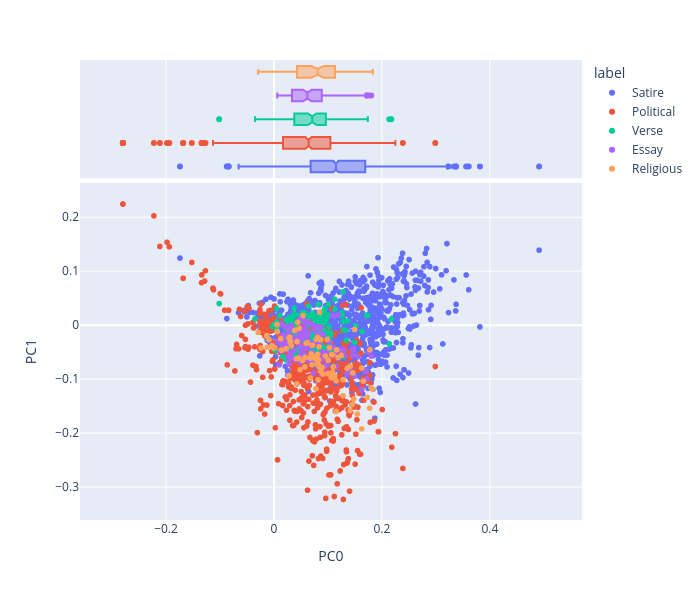

This figure's notebook cell:
### Code cell
vis_pcs(DCM_px, 0, 1)

### Figure 1 — Plotly figure (JSON) as saved in the notebook; plotly's stock layout.template omitted (floating-point values rounded to 4 significant figures; data arrays with more than 128 entries replaced by an {"elided": "..."} marker saying what was removed)
{"data": [{"hovertemplate": "<b>%{hovertext}</b><br><br>label=Satire<br>PC0=%{x}<br>PC1=%{y}<extra></extra>", "hovertext": {"elided": "1070 str values"}, "legendgroup": "Satire", "marker": {"color": "#636efa", "symbol": "circle"}, "mode": "markers", "name": "Satire", "showlegend": true, "type": "scattergl", "x": {"elided": "1070 float values"}, "xaxis": "x", "y": {"elided": "1070 float values"}, "yaxis": "y"}, {"alignmentgroup": "True", "hovertemplate": "<b>%{hovertext}</b><br><br>label=Satire<br>PC0=%{x}<extra></extra>", "hovertext": {"elided": "1070 str values"}, "legendgroup": "Satire", "marker": {"color": "#636efa", "symbol": "circle"}, "name": "Satire", "notched": true, "offsetgroup": "Satire", "showlegend": false, "type": "box", "x": {"elided": "1070 float values"}, "xaxis": "x2", "yaxis": "y2"}, {"hovertemplate": "<b>%{hovertext}</b><br><br>label=Political<br>PC0=%{x}<br>PC1=%{y}<extra></extra>", "hovertext": {"elided": "557 str values"}, "legendgroup": "Political", "marker": {"color": "#EF553B", "symbol": "circle"}, "mode": "markers", "name": "Political", "showlegend": true, "type": "scattergl", "x": {"elided": "557 float values"}, "xaxis": "x", "y": {"elided": "557 float values"}, "yaxis": "y"}, {"alignmentgroup": "True", "hovertemplate": "<b>%{hovertext}</b><br><br>label=Political<br>PC0=%{x}<extra></extra>", "hovertext": {"elided": "557 str values"}, "legendgroup": "Political", "marker": {"color": "#EF553B", "symbol": "circle"}, "name": "Political", "notched": true, "offsetgroup": "Political", "showlegend": false, "type": "box", "x": {"elided": "557 float values"}, "xaxis": "x2", "yaxis": "y2"}, {"hovertemplate": "<b>%{hovertext}</b><br><br>label=Verse<br>PC0=%{x}<br>PC1=%{y}<extra></extra>", "hovertext": ["Baucis and Philemon", "Baucis and Philemon", "Baucis and Philemon", "Baucis and Philemon", "Baucis and Philemon", "Baucis and Philemon", "Baucis and Philemon", "Baucis and Philemon", "Baucis and Philemon", "Baucis and Philemon", "Baucis and Philemon", "Baucis and Philemon", "Baucis and Philemon", "Baucis and Philemon", "Baucis and Philemon", "Baucis and Philemon", "Baucis and Philemon", "Baucis and Philemon", "Cadenus and Vanessa", "Cadenus and Vanessa", "Cadenus and Vanessa", "Cadenus and Vanessa", "Cadenus and Vanessa", "Cadenus and Vanessa", "Cadenus and Vanessa", "Cadenus and Vanessa", "Cadenus and Vanessa", "Cadenus and Vanessa", "Cadenus and Vanessa", "Cadenus and Vanessa", "Cadenus and Vanessa", "Cadenus and Vanessa", "Cadenus and Vanessa", "Cadenus and Vanessa", "Cadenus and Vanessa", "Cadenus and Vanessa", "Cadenus and Vanessa", "Cadenus and Vanessa", "Cadenus and Vanessa", "Cadenus and Vanessa", "Cadenus and Vanessa", "Cadenus and Vanessa", "Cadenus and Vanessa", "Cadenus and Vanessa", "Cadenus and Vanessa", "Cadenus and Vanessa", "Cadenus and Vanessa", "Cadenus and Vanessa", "Cadenus and Vanessa", "Cadenus and Vanessa", "Cadenus and Vanessa", "Cadenus and Vanessa", "Cadenus and Vanessa", "Cadenus and Vanessa", "Cadenus and Vanessa", "Cadenus and Vanessa", "Cadenus and Vanessa", "Cadenus and Vanessa", "Cadenus and Vanessa", "Cadenus and Vanessa", "Cadenus and Vanessa", "Cadenus and Vanessa", "Cadenus and Vanessa", "Cadenus and Vanessa", "Cadenus and Vanessa", "Cadenus and Vanessa", "The Logicians Refuted", "The Puppet Show", "The Puppet Show", "The Puppet Show", "The Puppet Show", "The Puppet Show", "The Puppet Show", "The Puppet Show", "The Puppet Show", "The Puppet Show", "The Puppet Show", "The Puppet Show", "The Puppet Show", "The Puppet Show", "The Puppet Show", "The Puppet Show", "The Puppet Show", "The Puppet Show", "The Puppet Show", "Stella's Birthday, 1718", "Stella's Birthday, 1718", "Stella's Birthday, 1720", "Stella's Birthday, 1720", "Stella's Birthday, 1720", "Stella's Birthday, 1720", "Stella's Birthday, 1722", "Stella's Birthday, 1722", "Stella's Birthday, 1722", "Stella's Birthday, 1722", "Stella's Birthday, 1722", "Stella's Birthday, 1722", "Stella's Birthday, 1722", "Stella's Birthday, 1722", "Stella's Birthday, 1722", "Stella's Birthday, 1722", "Stella's Birthday, 1724", "Stella's Birthday, 1724", "Stella's Birthday, 1724", "Stella's Birthday, 1724", "Stella's Birthday, March 13, 1726", "Stella's Birthday, March 13, 1726", "Stella's Birthday, March 13, 1726", "Stella's Birthday, March 13, 1726", "Stella's Birthday, March 13, 1726", "Stella's Birthday, March 13, 1726", "Stella's Birthday, March 13, 1726", "To Stella, Visiting me in my sickness", "To Stella, Visiting me in my sickness", "To Stella, Visiting me in my sickness", "To Stella, Visiting me in my sickness", "To Stella, Visiting me in my sickness", "To Stella, Visiting me in my sickness", "To Stella, Visiting me in my sickness", "To Stella, Visiting me in my sickness", "To Stella, Visiting me in my sickness", "To Stella, Visiting me in my sickness", "To Stella, Visiting me in my sickness", "To Stella, Visiting me in my sickness", "To Stella, Visiting me in my sickness", "To Stella, Visiting me in my sickness"], "legendgroup": "Verse", "marker": {"color": "#00cc96", "symbol": "circle"}, "mode": "markers", "name": "Verse", "showlegend": true, "type": "scattergl", "x": [0.001079, 0.06189, 0.08962, 0.1261, 0.03764, 0.01069, 0.02872, 0.1129, 0.04807, 0.05275, 0.004901, 0.03452, 0.08005, 0.1256, 0.09992, 0.08642, 0.03457, 0.0642, -0.1015, 0.0504, 0.04212, 0.08136, 0.07098, 0.09198, 0.102, 0.133, 0.0931, 0.07219, 0.03148, 0.04699, 0.06568, 0.08396, 0.08004, 0.1512, 0.0998, 0.03764, 0.1292, 0.04833, 0.09617, 0.1008, 0.1033, 0.1279, 0.07103, 0.1715, 0.05819, 0.1293, 0.07799, 0.05648, 0.09372, 0.0813, 0.07253, 0.2175, 0.0386, 0.1631, 0.2138, 0.1038, 0.1341, 0.1739, 0.02918, 0.09131, 0.07475, 0.1028, 0.1361, 0.1495, 0.03932, 0.08234, 0.1086, 0.02175, 0.03131, 0.02669, 0.06258, 0.02935, 0.03062, 0.0068, 0.03603, 0.02299, 0.0387, 0.052, 0.02825, 0.03168, 0.03916, 0.001191, 0.02684, 0.01641, 0.04021, 0.04855, 0.08639, 0.08481, 0.1053, 0.04585, 0.1042, 0.04466, 0.09407, 0.1282, -0.00327, 0.04761, 0.03034, 0.07445, 0.02221, 0.04471, 0.005814, 0.08314, 0.09005, 0.09829, 0.0877, 0.1028, 0.08425, 0.05711, 0.05941, 0.09936, 0.06857, 0.07745, -0.03516, 0.07206, 0.06779, 0.04045, 0.03711, 0.08591, 0.03138, 0.06771, 0.0909, 0.07079, 0.02257, 0.1127, 0.08915, 0.005176], "xaxis": "x", "y": [0.002107, -0.0003679, 0.01219, 0.02351, 0.03262, 0.01816, 0.01516, 0.02996, 0.01543, 0.02431, 0.03165, -0.007919, 0.004182, 0.01773, 0.01967, -0.03571, 0.01479, 0.03615, 0.04074, 0.009666, -0.01724, -0.009984, -0.02043, -0.009358, -0.002782, -0.008884, 0.02803, -0.01301, 0.01049, -0.04755, 0.01822, -0.002002, -1.217e-06, -0.0007607, -0.01439, 0.02194, -0.05822, -0.02966, 0.006878, 0.03922, -0.04451, 0.06234, 0.0231, 0.01911, -0.01257, -0.007987, 0.007887, 0.02387, -0.04125, 0.01795, 0.003519, 0.01189, 0.003658, -0.01105, -0.03407, -0.01327, -0.02734, 0.0185, -0.03128, 0.002152, -0.02622, -0.03751, 0.008504, -0.03091, -0.01209, 0.03931, -0.04295, -0.02504, -0.04592, 0.004252, 0.01273, -0.01325, -0.005318, -0.001326, -0.01281, -0.06394, -0.05459, 0.01186, 0.004978, -0.01947, 0.0006171, -0.04606, -0.01052, -0.05782, -0.01456, 0.01132, 0.0002378, -0.03202, -0.01698, 0.01709, -0.01659, 0.01758, 0.03103, 0.007046, -0.001997, 0.01695, 0.0002281, 0.009829, -0.005679, -0.04447, 0.006472, 0.007114, -0.03976, 0.01607, -0.01963, -0.02783, -0.004195, -0.02672, -0.0074, -0.0401, -0.02756, -0.04457, 0.01211, 0.01883, -0.02416, -0.008902, -0.0229, -0.04821, -0.009814, -0.04635, 0.022, 0.002431, 0.0101, 0.04865, 0.002556, -0.007129], "yaxis": "y"}, {"alignmentgroup": "True", "hovertemplate": "<b>%{hovertext}</b><br><br>label=Verse<br>PC0=%{x}<extra></extra>", "hovertext": ["Baucis and Philemon", "Baucis and Philemon", "Baucis and Philemon", "Baucis and Philemon", "Baucis and Philemon", "Baucis and Philemon", "Baucis and Philemon", "Baucis and Philemon", "Baucis and Philemon", "Baucis and Philemon", "Baucis and Philemon", "Baucis and Philemon", "Baucis and Philemon", "Baucis and Philemon", "Baucis and Philemon", "Baucis and Philemon", "Baucis and Philemon", "Baucis and Philemon", "Cadenus and Vanessa", "Cadenus and Vanessa", "Cadenus and Vanessa", "Cadenus and Vanessa", "Cadenus and Vanessa", "Cadenus and Vanessa", "Cadenus and Vanessa", "Cadenus and Vanessa", "Cadenus and Vanessa", "Cadenus and Vanessa", "Cadenus and Vanessa", "Cadenus and Vanessa", "Cadenus and Vanessa", "Cadenus and Vanessa", "Cadenus and Vanessa", "Cadenus and Vanessa", "Cadenus and Vanessa", "Cadenus and Vanessa", "Cadenus and Vanessa", "Cadenus and Vanessa", "Cadenus and Vanessa", "Cadenus and Vanessa", "Cadenus and Vanessa", "Cadenus and Vanessa", "Cadenus and Vanessa", "Cadenus and Vanessa", "Cadenus and Vanessa", "Cadenus and Vanessa", "Cadenus and Vanessa", "Cadenus and Vanessa", "Cadenus and Vanessa", "Cadenus and Vanessa", "Cadenus and Vanessa", "Cadenus and Vanessa", "Cadenus and Vanessa", "Cadenus and Vanessa", "Cadenus and Vanessa", "Cadenus and Vanessa", "Cadenus and Vanessa", "Cadenus and Vanessa", "Cadenus and Vanessa", "Cadenus and Vanessa", "Cadenus and Vanessa", "Cadenus and Vanessa", "Cadenus and Vanessa", "Cadenus and Vanessa", "Cadenus and Vanessa", "Cadenus and Vanessa", "The Logicians Refuted", "The Puppet Show", "The Puppet Show", "The Puppet Show", "The Puppet Show", "The Puppet Show", "The Puppet Show", "The Puppet Show", "The Puppet Show", "The Puppet Show", "The Puppet Show", "The Puppet Show", "The Puppet Show", "The Puppet Show", "The Puppet Show", "The Puppet Show", "The Puppet Show", "The Puppet Show", "The Puppet Show", "Stella's Birthday, 1718", "Stella's Birthday, 1718", "Stella's Birthday, 1720", "Stella's Birthday, 1720", "Stella's Birthday, 1720", "Stella's Birthday, 1720", "Stella's Birthday, 1722", "Stella's Birthday, 1722", "Stella's Birthday, 1722", "Stella's Birthday, 1722", "Stella's Birthday, 1722", "Stella's Birthday, 1722", "Stella's Birthday, 1722", "Stella's Birthday, 1722", "Stella's Birthday, 1722", "Stella's Birthday, 1722", "Stella's Birthday, 1724", "Stella's Birthday, 1724", "Stella's Birthday, 1724", "Stella's Birthday, 1724", "Stella's Birthday, March 13, 1726", "Stella's Birthday, March 13, 1726", "Stella's Birthday, March 13, 1726", "Stella's Birthday, March 13, 1726", "Stella's Birthday, March 13, 1726", "Stella's Birthday, March 13, 1726", "Stella's Birthday, March 13, 1726", "To Stella, Visiting me in my sickness", "To Stella, Visiting me in my sickness", "To Stella, Visiting me in my sickness", "To Stella, Visiting me in my sickness", "To Stella, Visiting me in my sickness", "To Stella, Visiting me in my sickness", "To Stella, Visiting me in my sickness", "To Stella, Visiting me in my sickness", "To Stella, Visiting me in my sickness", "To Stella, Visiting me in my sickness", "To Stella, Visiting me in my sickness", "To Stella, Visiting me in my sickness", "To Stella, Visiting me in my sickness", "To Stella, Visiting me in my sickness"], "legendgroup": "Verse", "marker": {"color": "#00cc96", "symbol": "circle"}, "name": "Verse", "notched": true, "offsetgroup": "Verse", "showlegend": false, "type": "box", "x": [0.001079, 0.06189, 0.08962, 0.1261, 0.03764, 0.01069, 0.02872, 0.1129, 0.04807, 0.05275, 0.004901, 0.03452, 0.08005, 0.1256, 0.09992, 0.08642, 0.03457, 0.0642, -0.1015, 0.0504, 0.04212, 0.08136, 0.07098, 0.09198, 0.102, 0.133, 0.0931, 0.07219, 0.03148, 0.04699, 0.06568, 0.08396, 0.08004, 0.1512, 0.0998, 0.03764, 0.1292, 0.04833, 0.09617, 0.1008, 0.1033, 0.1279, 0.07103, 0.1715, 0.05819, 0.1293, 0.07799, 0.05648, 0.09372, 0.0813, 0.07253, 0.2175, 0.0386, 0.1631, 0.2138, 0.1038, 0.1341, 0.1739, 0.02918, 0.09131, 0.07475, 0.1028, 0.1361, 0.1495, 0.03932, 0.08234, 0.1086, 0.02175, 0.03131, 0.02669, 0.06258, 0.02935, 0.03062, 0.0068, 0.03603, 0.02299, 0.0387, 0.052, 0.02825, 0.03168, 0.03916, 0.001191, 0.02684, 0.01641, 0.04021, 0.04855, 0.08639, 0.08481, 0.1053, 0.04585, 0.1042, 0.04466, 0.09407, 0.1282, -0.00327, 0.04761, 0.03034, 0.07445, 0.02221, 0.04471, 0.005814, 0.08314, 0.09005, 0.09829, 0.0877, 0.1028, 0.08425, 0.05711, 0.05941, 0.09936, 0.06857, 0.07745, -0.03516, 0.07206, 0.06779, 0.04045, 0.03711, 0.08591, 0.03138, 0.06771, 0.0909, 0.07079, 0.02257, 0.1127, 0.08915, 0.005176], "xaxis": "x2", "yaxis": "y2"}, {"hovertemplate": "<b>%{hovertext}</b><br><br>label=Essay<br>PC0=%{x}<br>PC1=%{y}<extra></extra>", "hovertext": ["Hints Towards an Essay on Conversation", "Hints Towards an Essay on Conversation", "Hints Towards an Essay on Conversation", "Hints Towards an Essay on Conversation", "Hints Towards an Essay on Conversation", "Hints Towards an Essay on Conversation", "Hints Towards an Essay on Conversation", "Hints Towards an Essay on Conversation", "Hints Towards an Essay on Conversation", "Hints Towards an Essay on Conversation", "Hints Towards an Essay on Conversation", "Hints Towards an Essay on Conversation", "Hints Towards an Essay on Conversation", "Hints Towards an Essay on Conversation", "Hints Towards an Essay on Conversation", "Hints Towards an Essay on Conversation", "Hints Towards an Essay on Conversation", "Hints Towards an Essay on Conversation", "Hints Towards an Essay on Conversation", "Hints Towards an Essay on Conversation", "Hints Towards an Essay on Conversation", "Hints Towards an Essay on Conversation", "Hints Towards an Essay on Conversation", "Thoughts on Various Subjects", "Thoughts on Various Subjects", "Thoughts on Various Subjects", "Thoughts on Various Subjects", "Thoughts on Various Subjects", "Thoughts on Various Subjects", "Thoughts on Various Subjects", "Thoughts on Various Subjects", "Thoughts on Various Subjects", "Thoughts on Various Subjects", "Thoughts on Various Subjects", "Thoughts on Various Subjects", "Thoughts on Various Subjects", "Thoughts on Various Subjects", "Thoughts on Various Subjects", "Thoughts on Various Subjects", "Thoughts on Various Subjects", "Thoughts on Various Subjects", "Thoughts on Various Subjects", "Thoughts on Various Subjects", "Thoughts on Various Subjects", "Thoughts on Various Subjects", "Thoughts on Various Subjects", "Thoughts on Various Subjects", "Thoughts on Various Subjects", "Thoughts on Various Subjects", "Thoughts on Various Subjects", "Thoughts on Various Subjects", "Thoughts on Various Subjects", "Thoughts on Various Subjects", "Thoughts on Various Subjects", "Thoughts on Various Subjects", "Thoughts on Various Subjects", "Thoughts on Various Subjects", "Thoughts on Various Subjects", "Thoughts on Various Subjects", "Thoughts on Various Subjects", "Thoughts on Various Subjects", "Thoughts on Various Subjects", "Thoughts on Various Subjects", "Thoughts on Various Subjects", "Thoughts on Various Subjects", "Thoughts on Various Subjects", "Thoughts on Various Subjects", "Thoughts on Various Subjects", "Thoughts on Various Subjects", "Thoughts on Various Subjects", "Thoughts on Various Subjects", "Thoughts on Various Subjects", "Thoughts on Various Subjects", "Thoughts on Various Subjects", "Thoughts on Various Subjects", "Thoughts on Various Subjects", "Thoughts on Various Subjects", "Thoughts on Various Subjects", "Thoughts on Various Subjects", "Thoughts on Various Subjects", "Thoughts on Various Subjects", "Thoughts on Various Subjects", "Thoughts on Various Subjects", "Thoughts on Various Subjects", "Thoughts on Various Subjects", "Thoughts on Various Subjects", "Thoughts on Various Subjects", "Thoughts on Various Subjects", "Thoughts on Various Subjects", "Thoughts on Various Subjects", "Thoughts on Various Subjects", "Thoughts on Various Subjects", "Thoughts on Various Subjects", "Thoughts on Various Subjects", "Thoughts on Various Subjects", "Thoughts on Various Subjects", "Thoughts on Various Subjects", "Thoughts on Various Subjects", "Thoughts on Various Subjects", "Thoughts on Various Subjects", "Thoughts on Various Subjects", "Thoughts on Various Subjects", "Thoughts on Various Subjects", "Thoughts on Various Subjects", "Thoughts on Various Subjects", "Thoughts on Various Subjects", "Thoughts on Various Subjects", "Thoughts on Various Subjects", "Thoughts on Various Subjects", "Thoughts on Various Subjects", "Thoughts on Various Subjects", "Thoughts on Various Subjects", "Thoughts on Various Subjects", "Thoughts on Various Subjects", "Thoughts on Various Subjects", "Thoughts on Various Subjects", "Thoughts on Various Subjects", "Thoughts on Various Subjects"], "legendgroup": "Essay", "marker": {"color": "#ab63fa", "symbol": "circle"}, "mode": "markers", "name": "Essay", "showlegend": true, "type": "scattergl", "x": [0.1101, 0.1623, 0.07275, 0.06223, 0.1802, 0.1489, 0.08484, 0.1089, 0.07555, 0.1555, 0.1236, 0.1352, 0.09797, 0.1454, 0.1125, 0.1456, 0.1377, 0.1153, 0.172, 0.09293, 0.1315, 0.1423, 0.1753, 0.08806, 0.07658, 0.06814, 0.06113, 0.04775, 0.0798, 0.07, 0.05063, 0.05363, 0.02047, 0.04917, 0.02718, 0.05194, 0.05109, 0.04531, 0.03119, 0.03176, 0.02841, 0.1289, 0.07189, 0.07469, 0.03584, 0.05664, 0.09056, 0.03601, 0.04765, 0.01198, 0.0981, 0.08353, 0.09661, 0.05802, 0.06194, 0.08852, 0.0294, 0.02647, 0.04817, 0.06321, 0.02569, 0.05624, 0.02021, 0.01368, 0.04117, 0.009585, 0.05683, 0.06586, 0.07226, 0.03118, 0.06398, 0.06395, 0.08538, 0.02812, 0.08496, 0.0736, 0.01247, 0.1471, 0.03736, 0.07215, 0.02746, 0.1703, 0.006009, 0.02538, 0.04808, 0.03334, 0.0294, 0.01514, 0.08102, 0.01872, 0.08292, 0.05252, 0.08391, 0.08984, 0.02733, 0.04883, 0.06234, 0.1025, 0.05235, 0.01717, 0.0188, 0.06172, 0.05717, 0.02665, 0.0259, 0.04097, 0.05986, 0.02206, 0.04511, 0.0331, 0.05574, 0.06818, 0.1191, 0.0147, 0.08298, 0.03828, 0.1268, 0.07355], "xaxis": "x", "y": [-0.04045, -0.1193, -0.06981, -0.03134, -0.05681, -0.09395, -0.07306, 0.01803, -0.0003192, -0.05831, -0.04475, -0.08982, -0.04909, -0.05496, -0.05374, -0.04422, -0.0774, -0.07593, -0.0994, -0.05823, -0.05553, -0.08453, -0.04844, -0.08973, -0.02906, -0.03339, -0.03813, -0.03844, -0.01573, -0.03847, -0.02641, -0.009313, -0.002009, -0.01456, -0.03282, -0.02145, -0.04602, -0.06313, -0.05029, 4.044e-05, -0.03519, -0.0451, -0.06348, -0.002616, -0.02222, -0.06343, -0.01608, -0.0272, -0.0028, -0.04816, -0.08706, -0.01681, -0.07393, -0.005381, -0.02242, -0.0499, -0.01902, -0.01986, 0.01311, -0.04261, -0.0247, 0.005267, -0.03007, -0.03616, -0.02239, -0.07323, -0.05324, -0.06713, -0.06574, -0.05529, -0.01427, -0.06296, -0.002412, -0.07158, -0.005388, -0.08882, 0.002554, -0.04295, -0.04599, -0.05066, -0.06307, -0.08513, -0.0291, -0.09213, -0.05629, -0.02436, -0.02437, -0.01921, -0.03099, -0.03503, -0.03198, -0.0457, -0.03582, -0.0624, -0.05789, -0.06875, 0.00622, -0.03141, -0.0458, -0.04224, -0.04665, -0.02889, 0.008504, -0.007788, -0.01729, -0.01037, -0.01537, -0.003066, -0.03178, -0.004497, -0.04046, 0.002292, 0.01983, -0.02486, -0.03842, -0.06379, -0.04561, -0.007217], "yaxis": "y"}, {"alignmentgroup": "True", "hovertemplate": "<b>%{hovertext}</b><br><br>label=Essay<br>PC0=%{x}<extra></extra>", "hovertext": ["Hints Towards an Essay on Conversation", "Hints Towards an Essay on Conversation", "Hints Towards an Essay on Conversation", "Hints Towards an Essay on Conversation", "Hints Towards an Essay on Conversation", "Hints Towards an Essay on Conversation", "Hints Towards an Essay on Conversation", "Hints Towards an Essay on Conversation", "Hints Towards an Essay on Conversation", "Hints Towards an Essay on Conversation", "Hints Towards an Essay on Conversation", "Hints Towards an Essay on Conversation", "Hints Towards an Essay on Conversation", "Hints Towards an Essay on Conversation", "Hints Towards an Essay on Conversation", "Hints Towards an Essay on Conversation", "Hints Towards an Essay on Conversation", "Hints Towards an Essay on Conversation", "Hints Towards an Essay on Conversation", "Hints Towards an Essay on Conversation", "Hints Towards an Essay on Conversation", "Hints Towards an Essay on Conversation", "Hints Towards an Essay on Conversation", "Thoughts on Various Subjects", "Thoughts on Various Subjects", "Thoughts on Various Subjects", "Thoughts on Various Subjects", "Thoughts on Various Subjects", "Thoughts on Various Subjects", "Thoughts on Various Subjects", "Thoughts on Various Subjects", "Thoughts on Various Subjects", "Thoughts on Various Subjects", "Thoughts on Various Subjects", "Thoughts on Various Subjects", "Thoughts on Various Subjects", "Thoughts on Various Subjects", "Thoughts on Various Subjects", "Thoughts on Various Subjects", "Thoughts on Various Subjects", "Thoughts on Various Subjects", "Thoughts on Various Subjects", "Thoughts on Various Subjects", "Thoughts on Various Subjects", "Thoughts on Various Subjects", "Thoughts on Various Subjects", "Thoughts on Various Subjects", "Thoughts on Various Subjects", "Thoughts on Various Subjects", "Thoughts on Various Subjects", "Thoughts on Various Subjects", "Thoughts on Various Subjects", "Thoughts on Various Subjects", "Thoughts on Various Subjects", "Thoughts on Various Subjects", "Thoughts on Various Subjects", "Thoughts on Various Subjects", "Thoughts on Various Subjects", "Thoughts on Various Subjects", "Thoughts on Various Subjects", "Thoughts on Various Subjects", "Thoughts on Various Subjects", "Thoughts on Various Subjects", "Thoughts on Various Subjects", "Thoughts on Various Subjects", "Thoughts on Various Subjects", "Thoughts on Various Subjects", "Thoughts on Various Subjects", "Thoughts on Various Subjects", "Thoughts on Various Subjects", "Thoughts on Various Subjects", "Thoughts on Various Subjects", "Thoughts on Various Subjects", "Thoughts on Various Subjects", "Thoughts on Various Subjects", "Thoughts on Various Subjects", "Thoughts on Various Subjects", "Thoughts on Various Subjects", "Thoughts on Various Subjects", "Thoughts on Various Subjects", "Thoughts on Various Subjects", "Thoughts on Various Subjects", "Thoughts on Various Subjects", "Thoughts on Various Subjects", "Thoughts on Various Subjects", "Thoughts on Various Subjects", "Thoughts on Various Subjects", "Thoughts on Various Subjects", "Thoughts on Various Subjects", "Thoughts on Various Subjects", "Thoughts on Various Subjects", "Thoughts on Various Subjects", "Thoughts on Various Subjects", "Thoughts on Various Subjects", "Thoughts on Various Subjects", "Thoughts on Various Subjects", "Thoughts on Various Subjects", "Thoughts on Various Subjects", "Thoughts on Various Subjects", "Thoughts on Various Subjects", "Thoughts on Various Subjects", "Thoughts on Various Subjects", "Thoughts on Various Subjects", "Thoughts on Various Subjects", "Thoughts on Various Subjects", "Thoughts on Various Subjects", "Thoughts on Various Subjects", "Thoughts on Various Subjects", "Thoughts on Various Subjects", "Thoughts on Various Subjects", "Thoughts on Various Subjects", "Thoughts on Various Subjects", "Thoughts on Various Subjects", "Thoughts on Various Subjects", "Thoughts on Various Subjects", "Thoughts on Various Subjects", "Thoughts on Various Subjects", "Thoughts on Various Subjects"], "legendgroup": "Essay", "marker": {"color": "#ab63fa", "symbol": "circle"}, "name": "Essay", "notched": true, "offsetgroup": "Essay", "showlegend": false, "type": "box", "x": [0.1101, 0.1623, 0.07275, 0.06223, 0.1802, 0.1489, 0.08484, 0.1089, 0.07555, 0.1555, 0.1236, 0.1352, 0.09797, 0.1454, 0.1125, 0.1456, 0.1377, 0.1153, 0.172, 0.09293, 0.1315, 0.1423, 0.1753, 0.08806, 0.07658, 0.06814, 0.06113, 0.04775, 0.0798, 0.07, 0.05063, 0.05363, 0.02047, 0.04917, 0.02718, 0.05194, 0.05109, 0.04531, 0.03119, 0.03176, 0.02841, 0.1289, 0.07189, 0.07469, 0.03584, 0.05664, 0.09056, 0.03601, 0.04765, 0.01198, 0.0981, 0.08353, 0.09661, 0.05802, 0.06194, 0.08852, 0.0294, 0.02647, 0.04817, 0.06321, 0.02569, 0.05624, 0.02021, 0.01368, 0.04117, 0.009585, 0.05683, 0.06586, 0.07226, 0.03118, 0.06398, 0.06395, 0.08538, 0.02812, 0.08496, 0.0736, 0.01247, 0.1471, 0.03736, 0.07215, 0.02746, 0.1703, 0.006009, 0.02538, 0.04808, 0.03334, 0.0294, 0.01514, 0.08102, 0.01872, 0.08292, 0.05252, 0.08391, 0.08984, 0.02733, 0.04883, 0.06234, 0.1025, 0.05235, 0.01717, 0.0188, 0.06172, 0.05717, 0.02665, 0.0259, 0.04097, 0.05986, 0.02206, 0.04511, 0.0331, 0.05574, 0.06818, 0.1191, 0.0147, 0.08298, 0.03828, 0.1268, 0.07355], "xaxis": "x2", "yaxis": "y2"}, {"hovertemplate": "<b>%{hovertext}</b><br><br>label=Religious<br>PC0=%{x}<br>PC1=%{y}<extra></extra>", "hovertext": ["First Prayer for Stella", "Second Prayer for Stella (Oct 17, 1727)", "Third Prayer for Stella (Nov 6, 1727)", "On Mutual Subjection", "On Mutual Subjection", "On Mutual Subjection", "On Mutual Subjection", "On Mutual Subjection", "On Mutual Subjection", "On Mutual Subjection", "On Mutual Subjection", "On Mutual Subjection", "On Mutual Subjection", "On Mutual Subjection", "On Mutual Subjection", "On Mutual Subjection", "On Mutual Subjection", "On Mutual Subjection", "On Mutual Subjection", "On Mutual Subjection", "On Mutual Subjection", "On Mutual Subjection", "On Sleeping in Church", "On Sleeping in Church", "On Sleeping in Church", "On Sleeping in Church", "On Sleeping in Church", "On Sleeping in Church", "On Sleeping in Church", "On Sleeping in Church", "On Sleeping in Church", "On Sleeping in Church", "On Sleeping in Church", "On Sleeping in Church", "On Sleeping in Church", "On Sleeping in Church", "On Sleeping in Church", "On Sleeping in Church", "On Sleeping in Church", "On Sleeping in Church", "On Sleeping in Church", "On Sleeping in Church", "On Sleeping in Church", "On Sleeping in Church", "On Sleeping in Church", "On Sleeping in Church", "On Sleeping in Church", "On Sleeping in Church", "On Sleeping in Church", "On Sleeping in Church", "On Sleeping in Church", "On the Wisdom of This World", "On the Wisdom of This World", "On the Wisdom of This World", "On the Wisdom of This World", "On the Wisdom of This World", "On the Wisdom of This World", "On the Wisdom of This World", "On the Wisdom of This World", "On the Wisdom of This World", "On the Wisdom of This World", "On the Wisdom of This World", "On the Wisdom of This World", "On the Wisdom of This World", "On the Wisdom of This World", "On the Wisdom of This World", "On the Wisdom of This World", "On the Wisdom of This World", "On the Wisdom of This World", "On the Wisdom of This World", "On the Wisdom of This World", "On the Wisdom of This World", "On the Wisdom of This World", "On the Wisdom of This World", "On the Wisdom of This World", "On the Wisdom of This World", "On the Wisdom of This World", "On the Wisdom of This World", "On the Wisdom of This World", "On the Wisdom of This World", "On the Wisdom of This World", "On the Wisdom of This World", "On the Wisdom of This World", "On the Wisdom of This World", "On the Wisdom of This World", "On the Wisdom of This World", "On the Wisdom of This World", "On the Wisdom of This World", "On the Wisdom of This World", "On the Wisdom of This World", "On the Wisdom of This World", "On the Wisdom of This World", "On the Wisdom of This World"], "legendgroup": "Religious", "marker": {"color": "#FFA15A", "symbol": "circle"}, "mode": "markers", "name": "Religious", "showlegend": true, "type": "scattergl", "x": [0.05762, 0.09087, 0.08264, 0.005472, 0.05961, 0.1462, 0.1279, 0.1626, 0.08359, 0.1413, 0.1493, 0.145, 0.06699, 0.04559, 0.1123, 0.1154, 0.1477, 0.183, 0.1545, 0.08176, 0.1076, 0.001689, 0.05384, 0.08471, 0.0954, 0.1005, 0.05732, -0.0128, 0.02281, 0.01357, 0.04822, 0.03241, 0.005879, 0.1069, -0.003619, 0.1777, -0.009388, 0.09852, 0.07827, 0.1799, 0.02767, 0.1772, 0.0743, 0.1413, 0.06187, 0.0464, 0.1084, 0.08932, 0.1279, 0.1622, 0.05277, -0.0293, 0.1656, 0.1728, 0.08345, 0.06891, 0.07774, 0.03014, 0.01259, -0.000727, 0.02745, 0.03014, 0.08068, 0.1188, 0.1248, 0.1354, 0.08664, 0.1161, 0.08202, 0.1027, 0.03839, 0.07102, 0.1087, 0.07098, 0.08622, 0.08077, 0.07406, 0.07057, 0.03036, 0.04404, -0.01348, 0.02922, 0.04262, 0.06726, 0.1061, 0.04246, 0.07822, 0.04168, 0.1099, 0.1004, 0.08103, 0.1153, -0.02399], "xaxis": "x", "y": [-0.05918, -0.09028, -0.06386, 0.001639, -0.03302, -0.08795, -0.1302, -0.1919, -0.07664, -0.1579, -0.007407, -0.1465, -0.06043, -0.06089, -0.09406, -0.1595, -0.1363, -0.1179, -0.1643, -0.1009, -0.09584, -0.04096, 0.01846, 0.02484, -0.05662, -0.0895, -0.07691, -0.04051, -0.04303, -0.04578, -0.0821, -0.03762, -0.01157, -0.05387, -0.03744, -0.04491, -0.02654, -0.02544, -0.06343, -0.1158, -0.02353, -0.1535, -0.05787, -0.07566, -0.03186, -0.005356, -0.08644, -0.07814, -0.1006, -0.07904, -0.06489, -0.01292, -0.1032, -0.1335, -0.03949, -0.0528, -0.1174, -0.03102, -0.02467, -0.04176, -0.09357, -0.03102, -0.07262, -0.05963, -0.05533, -0.07977, -0.02646, -0.04517, -0.07286, -0.04142, -0.009118, -0.03683, -0.05423, -0.05953, -0.08423, -0.022, -0.05856, -0.07297, -0.02967, 0.0058, -0.01892, -0.02163, -0.02995, -0.09752, -0.09718, -0.1087, -0.02562, -0.06153, -0.0766, -0.06478, -0.0536, -0.1027, -0.04179], "yaxis": "y"}, {"alignmentgroup": "True", "hovertemplate": "<b>%{hovertext}</b><br><br>label=Religious<br>PC0=%{x}<extra></extra>", "hovertext": ["First Prayer for Stella", "Second Prayer for Stella (Oct 17, 1727)", "Third Prayer for Stella (Nov 6, 1727)", "On Mutual Subjection", "On Mutual Subjection", "On Mutual Subjection", "On Mutual Subjection", "On Mutual Subjection", "On Mutual Subjection", "On Mutual Subjection", "On Mutual Subjection", "On Mutual Subjection", "On Mutual Subjection", "On Mutual Subjection", "On Mutual Subjection", "On Mutual Subjection", "On Mutual Subjection", "On Mutual Subjection", "On Mutual Subjection", "On Mutual Subjection", "On Mutual Subjection", "On Mutual Subjection", "On Sleeping in Church", "On Sleeping in Church", "On Sleeping in Church", "On Sleeping in Church", "On Sleeping in Church", "On Sleeping in Church", "On Sleeping in Church", "On Sleeping in Church", "On Sleeping in Church", "On Sleeping in Church", "On Sleeping in Church", "On Sleeping in Church", "On Sleeping in Church", "On Sleeping in Church", "On Sleeping in Church", "On Sleeping in Church", "On Sleeping in Church", "On Sleeping in Church", "On Sleeping in Church", "On Sleeping in Church", "On Sleeping in Church", "On Sleeping in Church", "On Sleeping in Church", "On Sleeping in Church", "On Sleeping in Church", "On Sleeping in Church", "On Sleeping in Church", "On Sleeping in Church", "On Sleeping in Church", "On the Wisdom of This World", "On the Wisdom of This World", "On the Wisdom of This World", "On the Wisdom of This World", "On the Wisdom of This World", "On the Wisdom of This World", "On the Wisdom of This World", "On the Wisdom of This World", "On the Wisdom of This World", "On the Wisdom of This World", "On the Wisdom of This World", "On the Wisdom of This World", "On the Wisdom of This World", "On the Wisdom of This World", "On the Wisdom of This World", "On the Wisdom of This World", "On the Wisdom of This World", "On the Wisdom of This World", "On the Wisdom of This World", "On the Wisdom of This World", "On the Wisdom of This World", "On the Wisdom of This World", "On the Wisdom of This World", "On the Wisdom of This World", "On the Wisdom of This World", "On the Wisdom of This World", "On the Wisdom of This World", "On the Wisdom of This World", "On the Wisdom of This World", "On the Wisdom of This World", "On the Wisdom of This World", "On the Wisdom of This World", "On the Wisdom of This World", "On the Wisdom of This World", "On the Wisdom of This World", "On the Wisdom of This World", "On the Wisdom of This World", "On the Wisdom of This World", "On the Wisdom of This World", "On the Wisdom of This World", "On the Wisdom of This World", "On the Wisdom of This World"], "legendgroup": "Religious", "marker": {"color": "#FFA15A", "symbol": "circle"}, "name": "Religious", "notched": true, "offsetgroup": "Religious", "showlegend": false, "type": "box", "x": [0.05762, 0.09087, 0.08264, 0.005472, 0.05961, 0.1462, 0.1279, 0.1626, 0.08359, 0.1413, 0.1493, 0.145, 0.06699, 0.04559, 0.1123, 0.1154, 0.1477, 0.183, 0.1545, 0.08176, 0.1076, 0.001689, 0.05384, 0.08471, 0.0954, 0.1005, 0.05732, -0.0128, 0.02281, 0.01357, 0.04822, 0.03241, 0.005879, 0.1069, -0.003619, 0.1777, -0.009388, 0.09852, 0.07827, 0.1799, 0.02767, 0.1772, 0.0743, 0.1413, 0.06187, 0.0464, 0.1084, 0.08932, 0.1279, 0.1622, 0.05277, -0.0293, 0.1656, 0.1728, 0.08345, 0.06891, 0.07774, 0.03014, 0.01259, -0.000727, 0.02745, 0.03014, 0.08068, 0.1188, 0.1248, 0.1354, 0.08664, 0.1161, 0.08202, 0.1027, 0.03839, 0.07102, 0.1087, 0.07098, 0.08622, 0.08077, 0.07406, 0.07057, 0.03036, 0.04404, -0.01348, 0.02922, 0.04262, 0.06726, 0.1061, 0.04246, 0.07822, 0.04168, 0.1099, 0.1004, 0.08103, 0.1153, -0.02399], "xaxis": "x2", "yaxis": "y2"}], "layout": {"height": 600, "legend": {"title": {"text": "label"}, "tracegroupgap": 0}, "margin": {"t": 60}, "width": 700, "xaxis": {"anchor": "y", "domain": [0, 1], "title": {"text": "PC0"}}, "xaxis2": {"anchor": "y2", "domain": [0, 1], "matches": "x", "showgrid": true, "showticklabels": false}, "yaxis": {"anchor": "x", "domain": [0, 0.7326], "scaleanchor": "x", "scaleratio": 1, "title": {"text": "PC1"}}, "yaxis2": {"anchor": "x2", "domain": [0.7426, 1], "matches": "y2", "scaleanchor": "x", "scaleratio": 1, "showgrid": false, "showline": false, "showticklabels": false, "ticks": ""}}}
